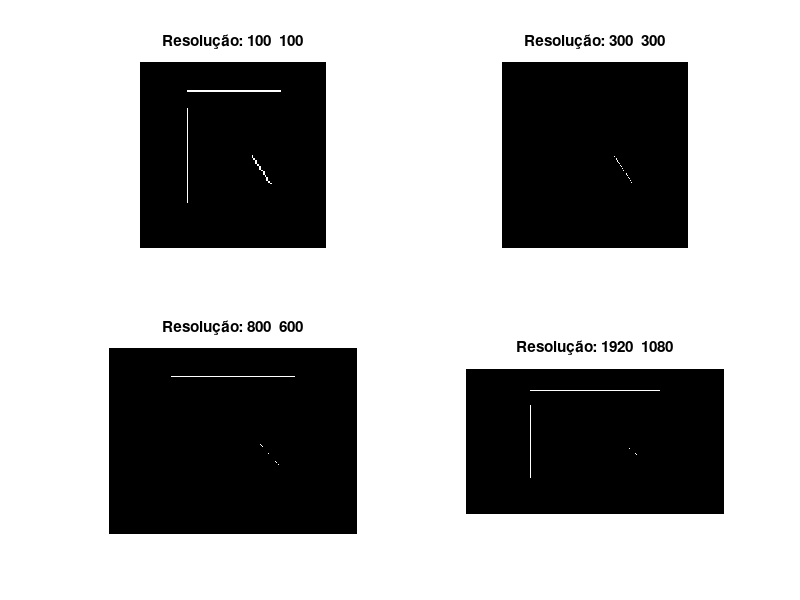

MATLAB code for this plot:
% Arquivo de script
1;

%{
Entrada:
    - uma matriz 2x2 em que cada linha representa um ponto em coordenadas
      normalizadas
    - uma resolução de tela / dispositivo.
Saída:
    - Uma matriz 2x2 em que cada linha representa um ponto em coordenadas
 do dispositivo.
%}
function retaTela = normParaTela(retaNormalizada, resolucao)
    larguraTela = resolucao(1, 1);
    alturaTela = resolucao(1, 2);
    retaTela = zeros(2,2);
    for j = 1:2
        retaTela(j,1) = larguraTela * (-1 - retaNormalizada(j,1)) / -2;
        retaTela(j,2) = alturaTela * (-1 - retaNormalizada(j,2)) / -2;
    end
end

function [xp, yp] = produzFragmento(x,y)
    xm = floor(x);
    ym = floor(y);
    xp = xm + 1;
    yp = ym + 1;
end

%{
Entrada:
    - uma matriz 2x2 em que cada linha representa um ponto em coordenadas
      do dispositivo
    - uma resolução de tela / dispositivo.
    - Uma matriz de pixels vazia ou já preenchida com rasterizações anteriores
Saída:
    - Uma matriz de pixels preenchida com a rasterização da reta de entrada
%}
function img = rasterizarReta(reta, resolucao, img)
    x1 = reta(1, 1);
    y1 = reta(1, 2);
    x2 = reta(2, 1);
    y2 = reta(2, 2);
    larguraTela = resolucao(1, 1);
    alturaTela = resolucao(1, 2);

    % Calcule os deltas das coordenadas x e y
    dx = x2 - x1;
    dy = y2 - y1;
    if (abs(dx) > abs(dy))
        if (x1 > x2)
            [x1, x2] = deal(x2, x1);
            [y1, y2] = deal(y2, y1);
        end
        x = x1;
        y = y1;
        m = dy / dx;
        b = y1 - m * x1;

        % Rasterize o segmento de reta
        [xp, yp] = produzFragmento(x, y);
        img(yp, xp) = 1;
        while (x < x2)
            x = x + 1;
            y = m * x + b;
            [xp, yp] = produzFragmento(x, y);
            img(yp, xp) = 1;
        end
    else
        if (y1 > y2)
            [x1, x2] = deal(x2, x1);
            [y1, y2] = deal(y2, y1);
        end
        x = x1;
        y = y1;
        m = dx / dy;
        b = x1 - m * y1;

        % Rasterize o segmento de reta
        [xp, yp] = produzFragmento(x, y);
        img(yp, xp) = 1;
        while (y < y2)
            y = y + 1;
            x = m * y + b;
            [xp, yp] = produzFragmento(x, y);
            img(yp, xp) = 1;
        end
    end
end

% Define as coordenadas dos pontos iniciais e finais dos segmentos de reta
% intervalo normalizado: ambos x e y estão no intervalo de -1 a 1
retasNormalizadas = {[-0.5 -0.5; -0.5 0.5] [0.4 0.3; 0.2 0] [-0.5 -0.7; 0.5 -0.7]};
% Defina as resoluções desejadas
resolucoes = [100 100; 300 300; 800 600; 1920 1080];
% Loop através das diferentes resoluções
for i = 1:length(resolucoes)
    resolucao = resolucoes(i, :);
    % Crie uma matriz vazia para a imagem
    img = zeros(resolucao(1, 2), resolucao(1, 1));
    for j = 1:length(retasNormalizadas)
        retaTela = normParaTela(retasNormalizadas{j}, resolucao);
        img = rasterizarReta(retaTela, resolucao, img);
    end
    % Mostre a imagem
    subplot(2, 2, i);
    imshow(img);
    title(['Resolução: ' num2str(resolucao)]);
end
